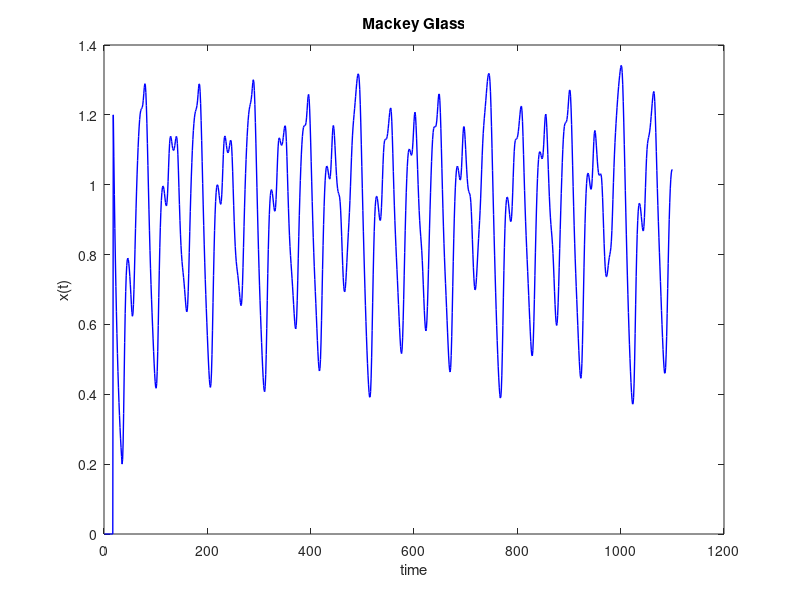

Source code (MATLAB):
clear; clc;
%% Mackey Glass

tmax = 1100; %number of data
tau = 17;    
n = 10;      %pow
a = 0.1;
b = 0.2;
x = zeros(17,1);
x(18,1) = 1.2;
for i = 18:(tmax-1)
    x(i+1) = x(i) - a * x(i) + ( (b * x(i-tau) ) / ( 1 + x(i-tau)^n) );
end

% Normalizing
min = min(x);
max = max(x);

x_norm = (x - min) ./ max;

Delay_x = [x_norm(1:end-3),x_norm(2:end-2),x_norm(3:end-1),x_norm(4:end)];

% Genarate Weights
num_data = size(Delay_x,1);
data = [ones(num_data,1) Delay_x];  %data with bias input

num_input = size(data,2) - 1;

n1 = num_input; % number of input
n2 = 5;         % number of neurons in the hidden layer
n3 = 1;         % number of neurons in the output layer

rng(42);
a = -1;
b = 1;
w1 = unifrnd(a, b, [n2 n1]);
w2 = unifrnd(a, b, [n3 n2]);

%% PLOT

figure()
plot(x,'b','linewidth',1);title('Mackey Glass');xlabel('time');ylabel('x(t)');

%% Save

csvwrite('normalize_dataset.csv',Delay_x);
csvwrite('mackey_glass_data.csv',x);
csvwrite('initial_w1.csv',w1);
csvwrite('initial_w2.csv',w2);
